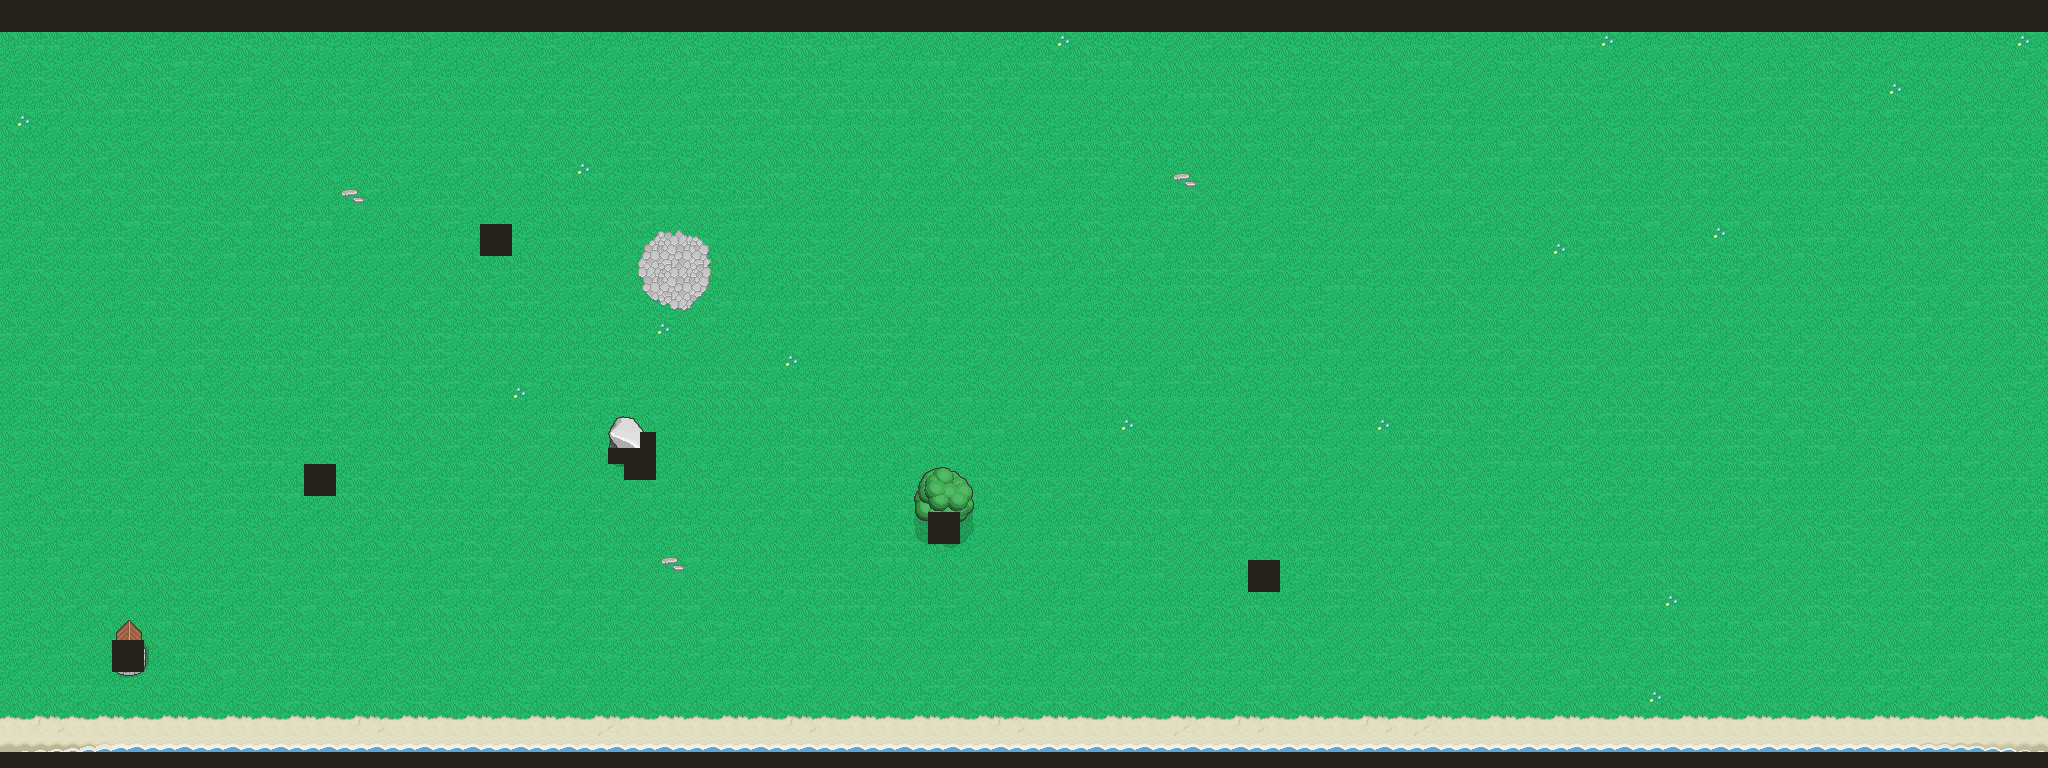

This game map was drawn from its Tiled (.tmx) file and the tilesets committed beside it. A one-line description and the trimmed map source follow:
An orthogonal 128x48 tile map with 16x16 px tiles, 4 tile layers (Tile Layer 1, Tile Layer 2, Tile Layer 3, Tile Layer 4).

<map version="1.0" orientation="orthogonal" width="128" height="48" tilewidth="16" tileheight="16">
 <tileset firstgid="1" name="tilesheet" tilewidth="16" tileheight="16">
  <image source="../img/tilesheet.png" width="320" height="1568" />
 </tileset>
 <layer name="Tile Layer 1" width="128" height="48">
  <data>[6144 cells, 6144 non-empty, 73 distinct tile ids]</data>
 </layer>
 <layer name="Tile Layer 2" width="128" height="48">
  <data>[6144 cells, 440 non-empty, 68 distinct tile ids]</data>
 </layer>
 <layer name="Tile Layer 3" width="128" height="48">
  <data>[6144 cells, 30 non-empty, 30 distinct tile ids]</data>
 </layer>
 <layer name="Tile Layer 4" width="128" height="48">
  <data>[6144 cells, 410 non-empty, 1 distinct tile ids]</data>
 </layer>
</map>
